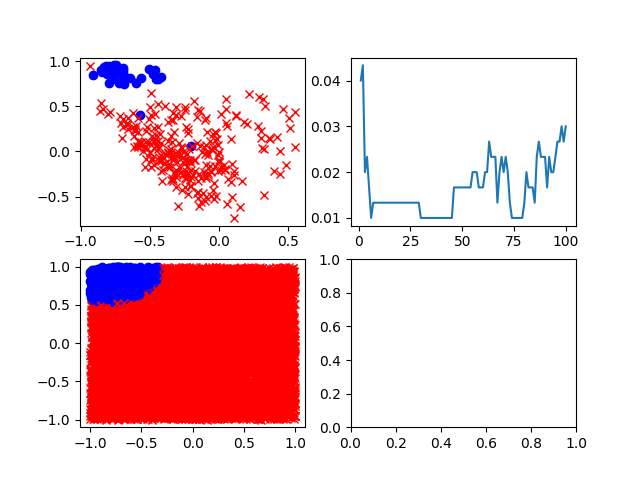

This chart was generated by the following Python code:
import random
import numpy as np
import scipy
import matplotlib
import matplotlib.pyplot as plt
from mpl_toolkits.mplot3d import Axes3D
import time
import math
from scipy.integrate import quad
import operator

# read data from the file
def get_input(filename):
    f = open(filename)
    data = f.read()

    parsedStringData = data.split(" ")

    del parsedStringData[-1]

    parsedData = list(map(float, parsedStringData))

    return parsedData


# clean input so usable structure, 
# return a list in form [number, greyscale values]
def clean_input(data):
    cleanedData = list()

    i = 0
    while i < len(data):
        # array of greyscale vals
        info = [0.]*256
        # each of next 256 values are greyscale so add to info
        for j in range(256):
            info[j] = data[(i+1)+j]

        cleanedData.append([data[i], info])

        i += 257

    return cleanedData


def get_intensities(data):
    # list of intensities for each image
    intensities = [0.]*len(data)

    # find intensity of each image
    for i in range(len(data)):
        intensities[i] = np.sum(data[i][1])

    return intensities


def get_horizontal_symmetries(data):
    # list of symmetries for each number. Symmetry defined by 
    # difference_matrix = absolute value of elementwise_subtraction(left half,flipped right half)
    # sum of difference_matrix = intensity - then find avg, mult by -1
    symmetries = [0.]*len(data)

    for i in range(len(data)):
        # convert to 16d array with 16 elements per row
        imgarray = np.array(data[i][1])
        img_matrix = np.reshape(imgarray, (-1, 16))

        # left intensity is the sum of the pixels in left half of the image.
        left = list()
        for j in range(len(img_matrix)):       # for each line of pixels
            left.append(img_matrix[j][:8])     #   append the left half of the pixels as a row in our list 
        
        # right intensity is the sum of the pixels in right half of the image
        right = list()
        for j in range(len(img_matrix)):       # for each line of pixels
            right.append(img_matrix[j][8:])    #   append right half of pixels

        # reverse the right half to simulate flipped image
        right_flipped = list()
        for j in range(len(right)):
            right_flipped.append(list(reversed(right[j])))            

        # convert to numpy arrays for computation
        left_array = np.array(left)
        right_flipped_array = np.array(right_flipped)

        # difference in each pixel of the two halves
        differences = abs(left_array - right_flipped_array)

        # compute average intensity, mult by -1
        symmetry = -1 * np.sum(differences)

        symmetries[i] = symmetry

    return symmetries


def get_vertical_symmetries(data):
    symmetries = [0.]*len(data)

    for i in range(len(data)):
        # convert to 16d array with 16 elements per row
        imgarray = np.array(data[i][1])
        img_matrix = np.reshape(imgarray, (-1, 16))

        top = img_matrix[:8]
        bottom = img_matrix[8:]

        top_array = np.array(top)
        bottom_array = np.array(bottom)

        ll = list(reversed(bottom_array))
        bottom_flipped_array = np.array(ll)

        differences = abs(top_array - bottom_flipped_array)

        symmetry = -1 * np.sum(differences)

        symmetries[i] = symmetry

    return symmetries


# change raw(ish) input into our traditional data format of [x, y]
def create_data(input):
    data = list()
    
    intensities =  get_intensities(input)
    horizontal_symmetries = np.array(get_horizontal_symmetries(input))
    vertical_symmetries = np.array(get_vertical_symmetries(input))
    
    overall_symmetries = horizontal_symmetries+vertical_symmetries

    # input in form of array[[num, grayscal vals]
    for i in range(len(input)):
        x = np.array([1, intensities[i], overall_symmetries[i]])

        if (input[i][0] == 1.0):
            data.append((x, 1))
        else:
            data.append((x, -1))
        
    return data


# data in form [x, y] where x = [1, intensity, symmetry]
def normalize_data(data):
    min_intensity = min(a[1] for (a,b) in data)
    max_intensity = max(a[1] for (a,b) in data)

    min_symmetry = min(a[2] for (a,b) in data)
    max_symmetry = max(a[2] for (a,b) in data)


    for i in range(len(data)):
        intensity = data[i][0][1]
        data[i][0][1] =\
            2. * (intensity - min_intensity) / (max_intensity - min_intensity) - 1         

        symmetry = data[i][0][2]
        data[i][0][2] =\
            2. * (symmetry - min_symmetry) / (max_symmetry - min_symmetry) - 1



# get euclidean distance from point1 to point2
def get_distance(point1, point2):
    return np.linalg.norm(point1-point2)


# return the distance from the potential center to the set of centers
def get_distance_to_centers(potential_center, centers):
    closest_distance = 2.0

    for center in centers:
        distance = get_distance(potential_center[0], center[0])
        if distance < closest_distance:
            closest_distance = distance

    return closest_distance

# return the coordinates of the center that is closest to the point
def get_closest_center(point, centers):
    closest_distance = 2.0

    for center in centers:
        distance = get_distance(point[0], center[0])
        if distance < closest_distance:
            closest_distance = distance
            closest_center = center

    return closest_center


# create the list of centers
def get_centers(data, n, M, centers):
    # centers = list()
    # pick single random poing
    if len(centers) == 0:
        data_point = data[random.randint(0, n-1)]
        centers.append((tuple(data_point[0]), data_point[1]))

    for i in range(len(centers), M):
        distances_to_centers = {}

        # get the distance from each point to the set of centers
        for potential_center in data:
            # if we've already added this point to centers, then skip this point
            if any((potential_center[0] == center[0][0]).all() for center in centers):
                continue

            tuple_potential_center = (tuple(potential_center[0]), potential_center[1])
            distance_to_centers = get_distance_to_centers(potential_center, centers)
            distances_to_centers[tuple_potential_center] = distance_to_centers

        # find furthest point, aka the BEST center
        max_distance = -1
        best_new_center = None
        for potential_center, distance in distances_to_centers.items():
            if distance > max_distance:
                max_distance = distance
                best_new_center = potential_center

        centers.append(best_new_center)

    # center_data, _ = zip(*centers)
    # _, cx1s, cx2s = zip(*center_data)
    # plt.scatter(cx1s, cx2s, s=50, c="red")


    # centers is a list of data points
    return centers


def gaussian_kernel(x):
    return np.e**(-0.5*x**2)


def alpha(x, mu, r):
    term = get_distance(x, mu)/r

    return gaussian_kernel(term)


def create_Z(data, k, r, centers):
    Z = np.zeros((len(data), k+1))

    for i in range(len(data)):
        for j in range(k+1):
            if j == 0:
                Z[i][j] = 1
                continue

            Z[i][j] = alpha(data[i][0], centers[j-1][0], r)

    return Z

# find a better weight through linear regression
def linear_regression(x, y, n):
    x = np.asmatrix(x)
    y = np.asmatrix(y)
    y = y.transpose()

    x_transpose = x.transpose()

    psuedo_inverse_x = np.linalg.inv(x_transpose * x) * x_transpose

    opt = psuedo_inverse_x * y

    opt_array = np.squeeze(np.asarray(opt))

    return opt_array


# determine if point classified correctly
def goodH(w, point, point_class):
    # print(w)
    # print(point)
    result = np.dot(w, point)

    if (np.sign(result) == np.sign(point_class)):
        return True

    return False


def rbf(Z, ys, centers, k, r):
    # fit linear model - train ws etc
    w = linear_regression(Z, ys, len(Z))

    return w


if __name__ == '__main__':
     # get all data from files
    train = get_input('ZipDigits.train')
    test = get_input('ZipDigits.test')
    combined = train+test
    
    # clean the input to organize structure
    cleaned_input = clean_input(combined)

    # get data to be in terms of intensity and symmetries
    data = create_data(cleaned_input)

    # normalize ALL data
    normalize_data(data)
    
    # split into training and test sets
    random.shuffle(data)
    training_data = data[:300]
    testing_data = data[300:]

    # plot training data
    data, ys = zip(*training_data)
    ys = list(ys)
    _, x1s, x2s = zip(*data)
    
    f, ax = plt.subplots(2,2)

    for i in range(len(data)):
        if ys[i] == 1:
            ax[0][0].plot(x1s[i],x2s[i], 'bo')
        else:
            ax[0][0].plot(x1s[i],x2s[i], 'rx')
            

    centers = list()
    ecvs = list()

    min_error = 1
    min_error_k = 0

    # run RBF
    for k in range(1, 101):
        r = 2/math.sqrt(k)
        
        # calculate centers
        centers = get_centers(training_data, len(training_data), k, centers)
        
        # compute Z
        Z = create_Z(training_data, k, r, centers)

        errors = 0
        # leave one out cv
        for i in range(len(training_data)):
            # remove point i
            current_training_set = list(Z)
            del current_training_set[i]
            current_ys = list(ys)
            del current_ys[i]

            w = rbf(current_training_set, current_ys, centers, k, r)
            
            if goodH(w, Z[i], ys[i]) == False:
                errors += 1

        
        model_error = errors/float(len(training_data))
        ecvs.append(model_error)

        if model_error < min_error:
            min_error = model_error
            min_error_k = k

    # plot ecv vs k
    ks = np.linspace(1, 100, 100)
    ax[0][1].plot(ks, ecvs)
    print("Best number of centers was ", min_error_k, " with cverror of ", min_error)

    # get centers for optimal k
    centers = []
    centers = get_centers(training_data, len(training_data), min_error_k, centers)

    # create optimal Z
    opt_r = 2/math.sqrt(min_error_k)
    opt_Z = create_Z(training_data, min_error_k, opt_r, centers)

    # get optimal weights
    opt_w = rbf(opt_Z, ys, centers, min_error_k, opt_r)

    # in sample error
    error = 0
    for i in range(len(opt_Z)):
        if goodH(opt_w, opt_Z[i], ys[i]) == False:
            errors += 1
    print("It had an ein of ", errors/float(len(training_data)))
    
    

    # plot decision boundaries
    boundary_points = np.random.uniform(-1,1,(10000,2))
    boundary_points = np.column_stack((np.array([1]*10000), boundary_points))
    bp_list = list()

    # give dummy y value
    for point in boundary_points:
        bp_list.append((point, 0))

    transformed_boundary_points = create_Z(bp_list, min_error_k, opt_r, centers)

    for i in range(len(boundary_points)):
        if np.sign(np.dot(opt_w, transformed_boundary_points[i])) == 1:
            ax[1][0].plot(boundary_points[i][1], boundary_points[i][2], 'bo')
        else:
            ax[1][0].plot(boundary_points[i][1], boundary_points[i][2], 'rx')            

    # calculate etest
    test_errors = 0
    transformed_testing_points = create_Z(testing_data, min_error_k, opt_r, centers)
    _, test_ys = zip(*testing_data) 
    test_ys = list(test_ys)
    print(test_ys[0])
    print(transformed_testing_points[0])

    for i in range(len(transformed_testing_points)):
        if goodH(opt_w, transformed_testing_points[i], test_ys[i]) == False:
            test_errors += 1

    test_error = test_errors/float(len(transformed_testing_points))    

    print("It had test error of", test_error)
    
    plt.show()
